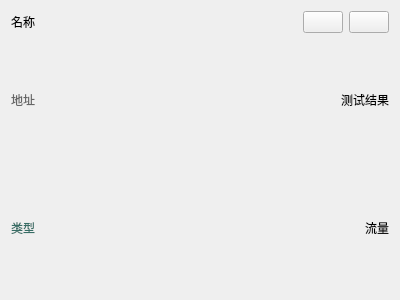
<?xml version="1.0" encoding="UTF-8"?>
<ui version="4.0">
 <class>ProxyItem</class>
 <widget class="QWidget" name="ProxyItem">
  <property name="geometry">
   <rect>
    <x>0</x>
    <y>0</y>
    <width>400</width>
    <height>300</height>
   </rect>
  </property>
  <property name="sizePolicy">
   <sizepolicy hsizetype="Minimum" vsizetype="Minimum">
    <horstretch>0</horstretch>
    <verstretch>0</verstretch>
   </sizepolicy>
  </property>
  <property name="windowTitle">
   <string notr="true"/>
  </property>
  <layout class="QVBoxLayout" name="verticalLayout_2">
   <item>
    <layout class="QHBoxLayout" name="horizontalLayout_3">
     <item>
      <widget class="QLabel" name="name">
       <property name="sizePolicy">
        <sizepolicy hsizetype="Minimum" vsizetype="Preferred">
         <horstretch>0</horstretch>
         <verstretch>0</verstretch>
        </sizepolicy>
       </property>
       <property name="text">
        <string notr="true">名称</string>
       </property>
      </widget>
     </item>
     <item>
      <widget class="QPushButton" name="change">
       <property name="sizePolicy">
        <sizepolicy hsizetype="Maximum" vsizetype="Fixed">
         <horstretch>0</horstretch>
         <verstretch>0</verstretch>
        </sizepolicy>
       </property>
       <property name="icon">
        <iconset resource="../../res/neko.qrc">
         <normaloff>:/icon/material/swap-horizontal.svg</normaloff>:/icon/material/swap-horizontal.svg</iconset>
       </property>
      </widget>
     </item>
     <item>
      <widget class="QPushButton" name="remove">
       <property name="sizePolicy">
        <sizepolicy hsizetype="Maximum" vsizetype="Fixed">
         <horstretch>0</horstretch>
         <verstretch>0</verstretch>
        </sizepolicy>
       </property>
       <property name="icon">
        <iconset resource="../../res/neko.qrc">
         <normaloff>:/icon/material/delete.svg</normaloff>:/icon/material/delete.svg</iconset>
       </property>
      </widget>
     </item>
    </layout>
   </item>
   <item>
    <layout class="QHBoxLayout" name="horizontalLayout">
     <item>
      <widget class="QLabel" name="address">
       <property name="sizePolicy">
        <sizepolicy hsizetype="Maximum" vsizetype="Preferred">
         <horstretch>0</horstretch>
         <verstretch>0</verstretch>
        </sizepolicy>
       </property>
       <property name="styleSheet">
        <string notr="true">color: rgb(102, 102, 102);</string>
       </property>
       <property name="text">
        <string notr="true">地址</string>
       </property>
      </widget>
     </item>
     <item>
      <widget class="QLabel" name="test_result">
       <property name="sizePolicy">
        <sizepolicy hsizetype="Minimum" vsizetype="Preferred">
         <horstretch>0</horstretch>
         <verstretch>0</verstretch>
        </sizepolicy>
       </property>
       <property name="text">
        <string notr="true">测试结果</string>
       </property>
       <property name="alignment">
        <set>Qt::AlignRight|Qt::AlignTrailing|Qt::AlignVCenter</set>
       </property>
      </widget>
     </item>
    </layout>
   </item>
   <item>
    <layout class="QHBoxLayout" name="horizontalLayout_2">
     <item>
      <widget class="QLabel" name="type">
       <property name="sizePolicy">
        <sizepolicy hsizetype="Maximum" vsizetype="Preferred">
         <horstretch>0</horstretch>
         <verstretch>0</verstretch>
        </sizepolicy>
       </property>
       <property name="styleSheet">
        <string notr="true">color: #376D65;</string>
       </property>
       <property name="text">
        <string notr="true">类型</string>
       </property>
      </widget>
     </item>
     <item>
      <widget class="QLabel" name="traffic">
       <property name="sizePolicy">
        <sizepolicy hsizetype="Minimum" vsizetype="Preferred">
         <horstretch>0</horstretch>
         <verstretch>0</verstretch>
        </sizepolicy>
       </property>
       <property name="text">
        <string notr="true">流量</string>
       </property>
       <property name="alignment">
        <set>Qt::AlignRight|Qt::AlignTrailing|Qt::AlignVCenter</set>
       </property>
      </widget>
     </item>
    </layout>
   </item>
  </layout>
 </widget>
 <resources>
  <include location="../../res/neko.qrc"/>
 </resources>
 <connections/>
</ui>
